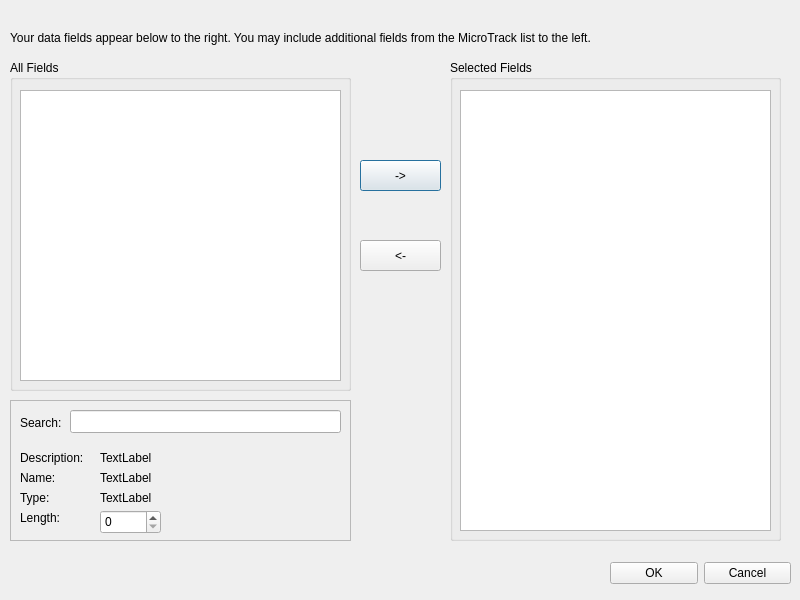
<?xml version="1.0" encoding="UTF-8"?>
<ui version="4.0">
 <class>Dialog</class>
 <widget class="QDialog" name="Dialog">
  <property name="geometry">
   <rect>
    <x>0</x>
    <y>0</y>
    <width>800</width>
    <height>600</height>
   </rect>
  </property>
  <property name="windowTitle">
   <string>Dialog</string>
  </property>
  <widget class="QPushButton" name="add_datafield">
   <property name="geometry">
    <rect>
     <x>360</x>
     <y>160</y>
     <width>81</width>
     <height>31</height>
    </rect>
   </property>
   <property name="text">
    <string>-&gt;</string>
   </property>
  </widget>
  <widget class="QPushButton" name="remove_datafield">
   <property name="geometry">
    <rect>
     <x>360</x>
     <y>240</y>
     <width>81</width>
     <height>31</height>
    </rect>
   </property>
   <property name="text">
    <string>&lt;-</string>
   </property>
  </widget>
  <widget class="QLabel" name="label">
   <property name="geometry">
    <rect>
     <x>10</x>
     <y>30</y>
     <width>771</width>
     <height>16</height>
    </rect>
   </property>
   <property name="text">
    <string>Your data fields appear below to the right. You may include additional fields from the MicroTrack list to the left.</string>
   </property>
  </widget>
  <widget class="QWidget" name="layoutWidget">
   <property name="geometry">
    <rect>
     <x>610</x>
     <y>560</y>
     <width>181</width>
     <height>26</height>
    </rect>
   </property>
   <layout class="QHBoxLayout" name="horizontalLayout">
    <item>
     <widget class="QPushButton" name="ok_datafield_pushbutton">
      <property name="text">
       <string>OK</string>
      </property>
     </widget>
    </item>
    <item>
     <widget class="QPushButton" name="cancel_datafield_pushbutton">
      <property name="text">
       <string>Cancel</string>
      </property>
     </widget>
    </item>
   </layout>
  </widget>
  <widget class="QGroupBox" name="groupBox">
   <property name="geometry">
    <rect>
     <x>450</x>
     <y>60</y>
     <width>331</width>
     <height>481</height>
    </rect>
   </property>
   <property name="title">
    <string>Selected Fields</string>
   </property>
   <widget class="QListWidget" name="selected_datafield_list">
    <property name="geometry">
     <rect>
      <x>10</x>
      <y>30</y>
      <width>311</width>
      <height>441</height>
     </rect>
    </property>
   </widget>
  </widget>
  <widget class="QGroupBox" name="groupBox_2">
   <property name="geometry">
    <rect>
     <x>10</x>
     <y>60</y>
     <width>341</width>
     <height>331</height>
    </rect>
   </property>
   <property name="title">
    <string>All Fields</string>
   </property>
   <widget class="QListWidget" name="all_datafield_list">
    <property name="geometry">
     <rect>
      <x>10</x>
      <y>30</y>
      <width>321</width>
      <height>291</height>
     </rect>
    </property>
   </widget>
  </widget>
  <widget class="QFrame" name="frame">
   <property name="geometry">
    <rect>
     <x>10</x>
     <y>400</y>
     <width>341</width>
     <height>141</height>
    </rect>
   </property>
   <property name="frameShape">
    <enum>QFrame::StyledPanel</enum>
   </property>
   <property name="frameShadow">
    <enum>QFrame::Raised</enum>
   </property>
   <widget class="QLineEdit" name="search_datafield">
    <property name="geometry">
     <rect>
      <x>60</x>
      <y>10</y>
      <width>271</width>
      <height>23</height>
     </rect>
    </property>
   </widget>
   <widget class="QLabel" name="label_2">
    <property name="geometry">
     <rect>
      <x>10</x>
      <y>13</y>
      <width>51</width>
      <height>20</height>
     </rect>
    </property>
    <property name="text">
     <string>Search:</string>
    </property>
   </widget>
   <widget class="QLabel" name="label_3">
    <property name="geometry">
     <rect>
      <x>10</x>
      <y>50</y>
      <width>91</width>
      <height>16</height>
     </rect>
    </property>
    <property name="text">
     <string>Description:</string>
    </property>
   </widget>
   <widget class="QLabel" name="label_4">
    <property name="geometry">
     <rect>
      <x>10</x>
      <y>70</y>
      <width>56</width>
      <height>16</height>
     </rect>
    </property>
    <property name="text">
     <string>Name:</string>
    </property>
   </widget>
   <widget class="QLabel" name="label_5">
    <property name="geometry">
     <rect>
      <x>10</x>
      <y>90</y>
      <width>56</width>
      <height>16</height>
     </rect>
    </property>
    <property name="text">
     <string>Type:</string>
    </property>
   </widget>
   <widget class="QLabel" name="label_6">
    <property name="geometry">
     <rect>
      <x>10</x>
      <y>110</y>
      <width>56</width>
      <height>16</height>
     </rect>
    </property>
    <property name="text">
     <string>Length:</string>
    </property>
   </widget>
   <widget class="QLabel" name="datafield_description">
    <property name="geometry">
     <rect>
      <x>90</x>
      <y>50</y>
      <width>241</width>
      <height>16</height>
     </rect>
    </property>
    <property name="text">
     <string>TextLabel</string>
    </property>
   </widget>
   <widget class="QLabel" name="datafield_name">
    <property name="geometry">
     <rect>
      <x>90</x>
      <y>70</y>
      <width>241</width>
      <height>16</height>
     </rect>
    </property>
    <property name="text">
     <string>TextLabel</string>
    </property>
   </widget>
   <widget class="QLabel" name="datafield_type">
    <property name="geometry">
     <rect>
      <x>90</x>
      <y>90</y>
      <width>241</width>
      <height>16</height>
     </rect>
    </property>
    <property name="text">
     <string>TextLabel</string>
    </property>
   </widget>
   <widget class="QSpinBox" name="datafield_length_spinbox">
    <property name="geometry">
     <rect>
      <x>90</x>
      <y>110</y>
      <width>61</width>
      <height>24</height>
     </rect>
    </property>
   </widget>
  </widget>
 </widget>
 <resources/>
 <connections/>
</ui>
